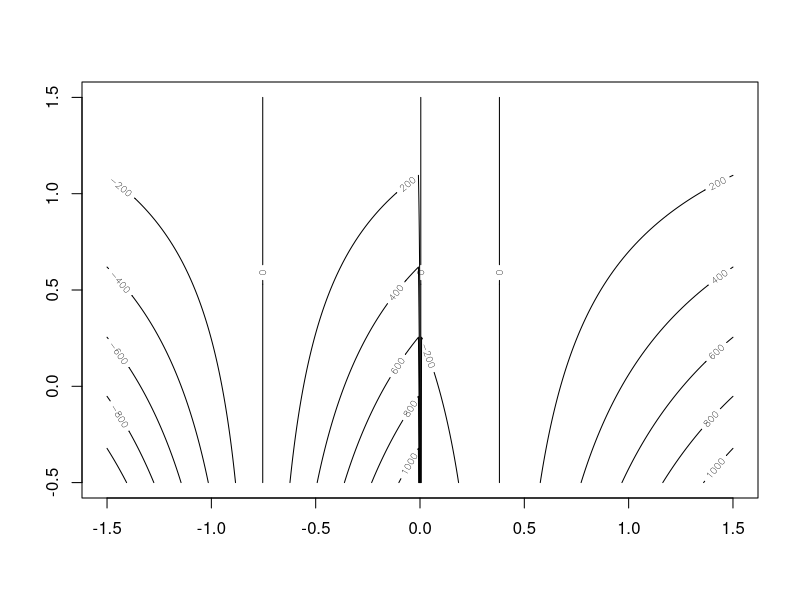
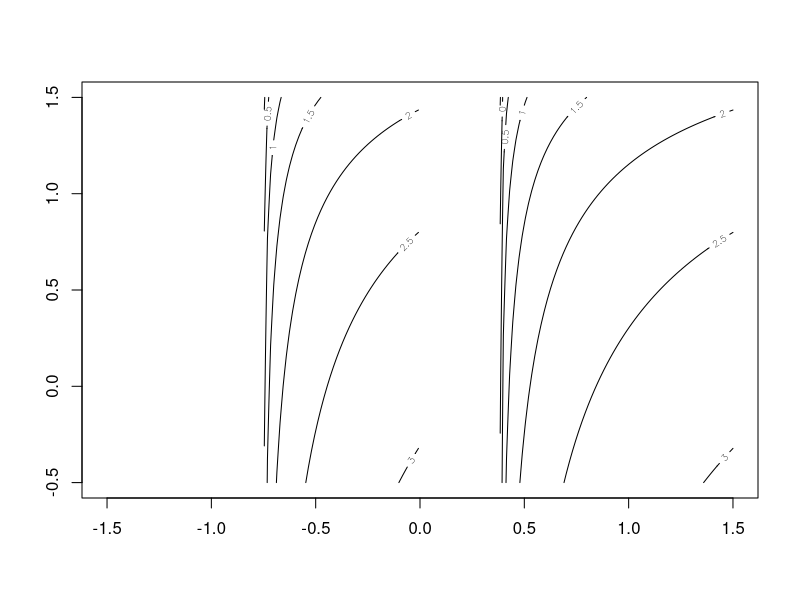
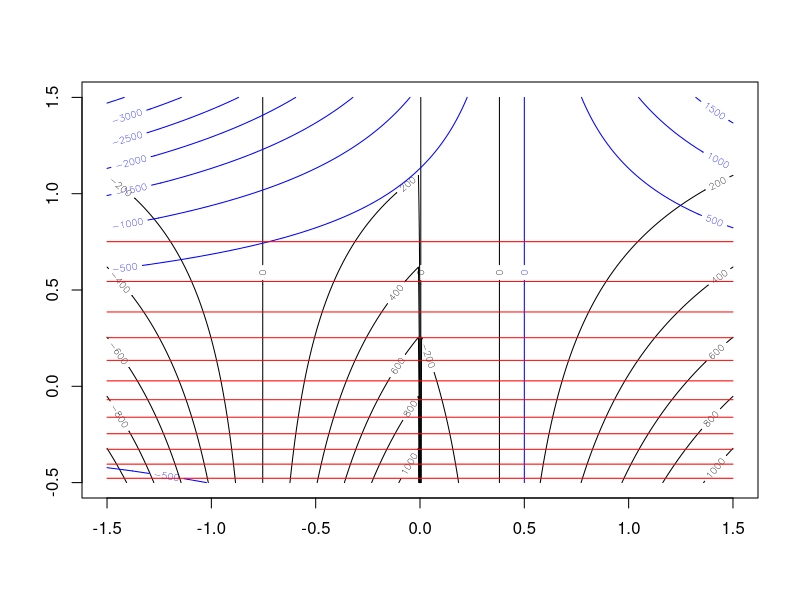
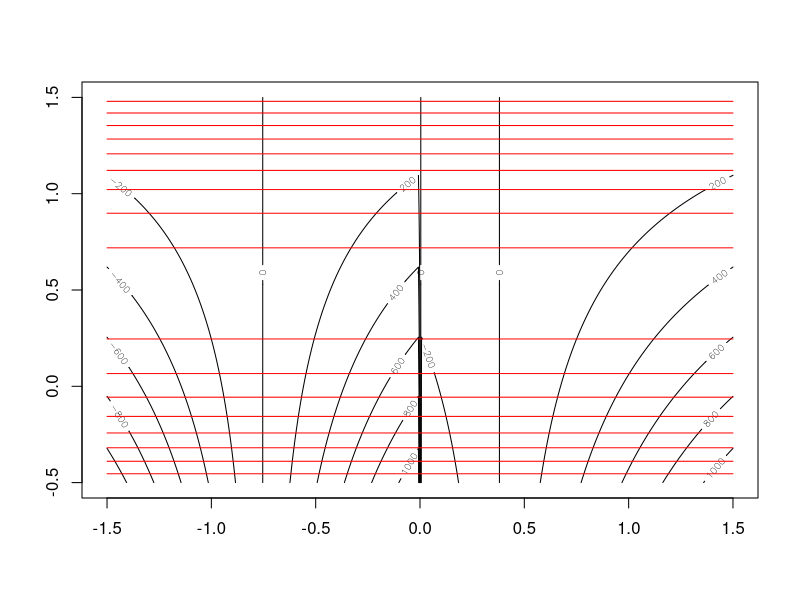

Generate these figures, in order, with R:
#' ###
#' APTS 4. "Some exercises"
#' ###

rm(list=ls())

# Question 1 --------------------------------------------------------------

# a) ----

rb <- function(x,z){
  if(length(x) != length(z)){
    stop("Must supply equal length vectors x and z")
  }
  f <- c()
  for(i in 1:length(x)){
    f[i] <- 100 * (z[i] - x[1]^2)^2 + (1 - x[i])^2
  }
  return(f)
}

# b) ----
x <- seq(-1.5, 1.5, length.out = 100)
z <- seq(-0.5, 1.5, length.out = 100)
f <- rb(x,z)

f <- outer(c(x,z), f)

# I have no clue if this is correct!
contour(x = seq(-1.5, 1.5, length.out = nrow(f)),
        y = seq(-0.5, 1.5, length.out = ncol(f)),
        z = f)

# c) ----
contour(x = seq(-1.5, 1.5, length.out = nrow(f)),
        y = seq(-0.5, 1.5, length.out = ncol(f)),
        z = log10(f),
        xlim = c(-1.5, 1.5),
        ylim = c(-0.5, 1.5))
# Looks worse?

# d) ----

rb.grad <- function(x,z){
  
  dfdx <- 2 * (200 * x^3 - 200 * x * z + x - 1)
  dfdz <- 200 * (z - x^2)
  
  return(c(dfdx, dfdz))
}

test <- data.frame(x,z)
rb.grad(test$x, test$z)

# e) ----
delta <- 1e-7
(rb(x+delta,rep(1,100))-rb(x,rep(1,100)))/delta
rb.grad(x[2], 1)
# Doesn't seem to work past first one for some reason.
# How hold Z constant?

# f) ----
rb.hess <- function(x,z){
  h11 <- 2 * (600 * x^2 - 200 * z + 1) # d2fdx2
  h21 <- h12 <- -400 * x #d2fdxdz
  h22 <- 200 #d2fdz2
  hess <- matrix(c(h11, h12, h21, h22), 2, 2, byrow = T)
  return(hess)
}
rb.hess(x[1],z[1])

# g) Skip for now ----

# h) ----

# Function that provies MV Taylor Expansion
# a = x*, b = z*
q6h <- function(a, b){
  fab <- rb(a, b) 
  # Grad
  fxab <- rb.grad(a, b)[1]
  fzab <- rb.grad(a, b)[2]
  # Hessian
  hess <- rb.hess(a, b)
  fxxab <- hess[1,1]
  fzzab <- hess[2,2]
  fxzab <- fzxab <- hess[1,2]
  Q <- fab + fxab * (x-a) + fzab * (z-b) + 
    .5 * (fxxab*(x-a)^2 + 2*fxzab*(x-a)*(z-b)+fzzab*(z-b)^2)
  
  #contour(x = a, y = b, z = Q, add = T)
  
  return(Q)
}

# And add plotting function (cant figure out how to put this in above step)
q6hplot <- function(a, b, colour = "red"){
  eval.fn <- q6h(a,b)
  outer.fn <- outer(c(a, b), eval.fn)
  contour(x = seq(-1.5, 1.5, length.out = nrow(outer.fn)),
          y = seq(-0.5, 1.5, length.out = ncol(outer.fn)),
          z = outer.fn, add = T, col = colour)
}

# i) ----

# Re-run this to get base plot
basecontour <- function(){
  dev.off()
  contour(x = seq(-1.5, 1.5, length.out = nrow(f)),
  y = seq(-0.5, 1.5, length.out = ncol(f)),
  z = f, col = "black")
}

basecontour()
q6hplot(-1, 0.5, "blue")
q6hplot(0, 0, "magenta")
q6hplot(1, 1, "red")

# j) ----
basecontour()
q6hplot(.5,.5)
